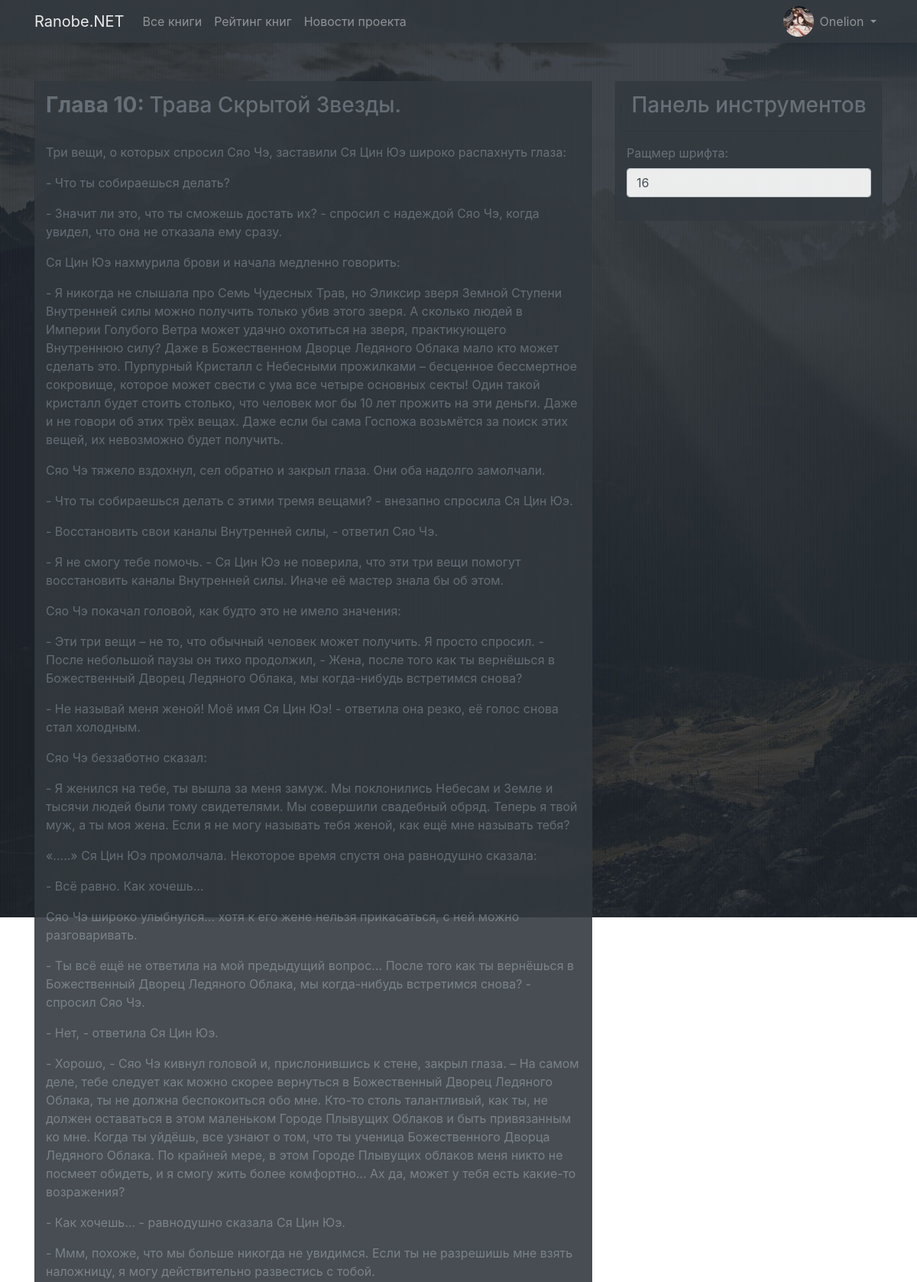
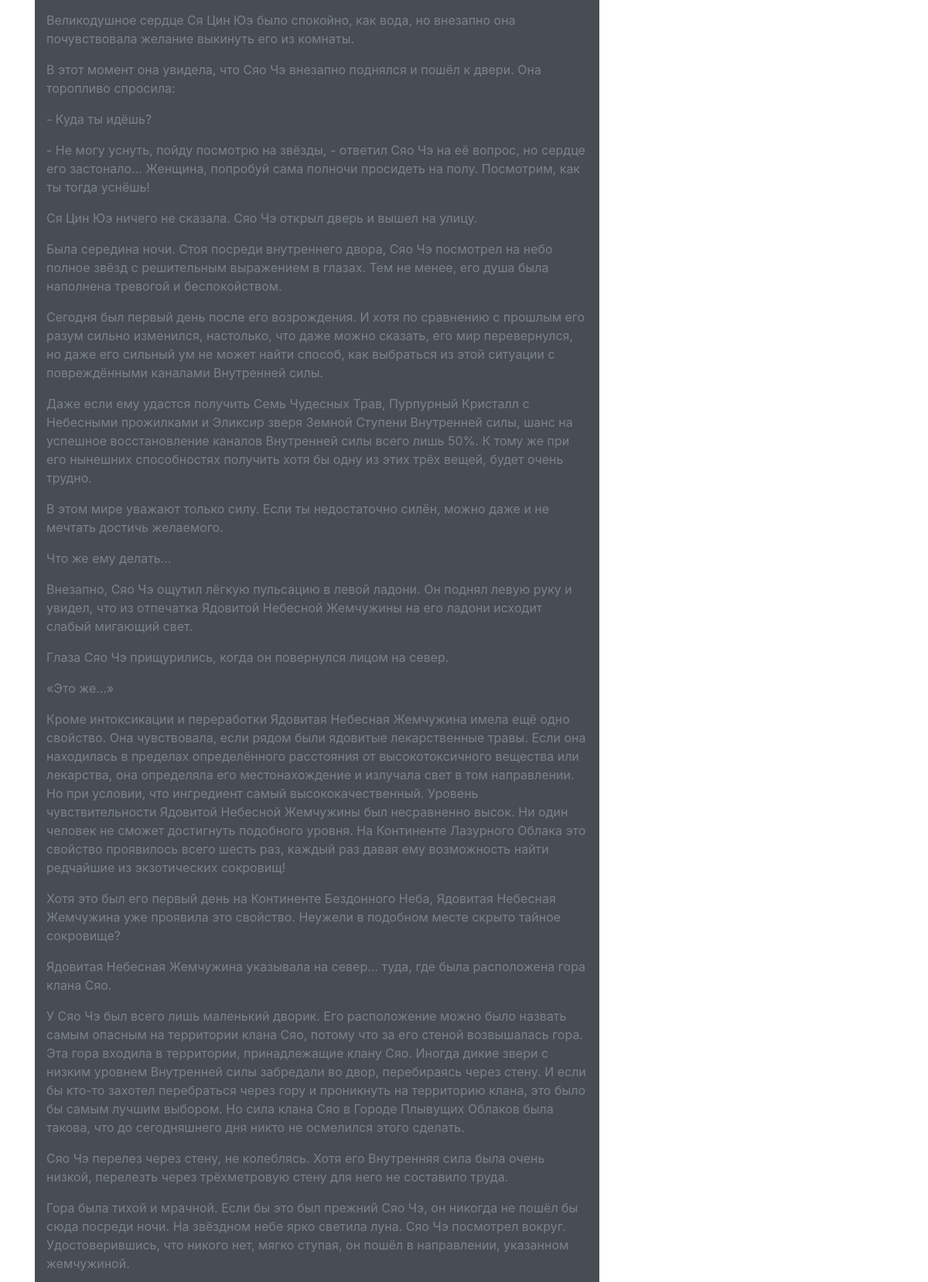
Page /catalog/book/1/chapter/12 (signed in, upper part) on the committed database (2 pictures, top to bottom).
### ranobe/apps/accounts/models.py (models this page shows, shortened)
class UserProfile(models.Model):
	user = models.OneToOneField(User, on_delete = models.CASCADE)
	avatar = models.ImageField(upload_to = 'images/users', verbose_name = 'Изображение', default = 'images/users/noavatar.png')
	balacne = models.IntegerField('Баланс', validators = [MinValueValidator(0)], default = 0)
	THEME_VARIANTS = (
		('l', 'Светлый'),
		('d', 'Темный'),
	)
	theme = models.CharField('Тема', max_length = 1, choices = THEME_VARIANTS, default = 'l', help_text = 'Тема страницы, для пользователья.')
	readed_books = models.ManyToManyField(Book, verbose_name = 'Книги, отмеченные как - "Прочитано"', blank = True)
	class Meta:
		verbose_name = 'Профиль'
		verbose_name_plural = 'Профили'

### ranobe/apps/catalog/models.py (models this page shows, shortened)
class Chapter(models.Model):
	book = models.ForeignKey("Book", on_delete = models.CASCADE)
	title = models.CharField('Навзание', max_length = 100)
	price = models.IntegerField('Цена', validators = [MinValueValidator(0)], default = 0)
	pub_date = models.DateTimeField('Дата публикации', auto_now_add = True)
	content = models.TextField('Содержание главы', default = 'Содержание главы...')
	number = models.IntegerField('Номер главы', validators = [MinValueValidator(1)], null = True, blank = True)
	pay_users = models.ManyToManyField(User, blank = True, help_text = 'Пользователи, что купили данную главу')
	AVAILABILITY_STATUS = (
		('f', 'Бесплатный'),
		('p', 'Платный'),
	)
	status = models.CharField('Статус', max_length = 1, choices = AVAILABILITY_STATUS, default = 'f', help_text = 'Статус главы')
	class Meta:
		verbose_name = 'Глава'
		verbose_name_plural = 'Главы'
	def get_absolute_url(self):
		return reverse('chapter-detail', args = [str(self.book.id), str(self.id)])

### ranobe/apps/catalog/views.py (the view)
# urls.py: url(r'^book/(?P<book_id>\d+)/chapter/(?P<chapter_id>\d+)$', views.chapter_detail, name = "chapter-detail"),
def chapter_detail(request, chapter_id, book_id):
	chapters = Chapter.objects.filter(book_id = book_id)
	comments = ChapterComment.objects.filter(chapter_id = chapter_id)
	chapter = 0
	index = 0
	for i in chapters:
		if str(i.id) == chapter_id:
			chapter = i
			break
		index += 1
	if index == 0:
		prev_chapter = False
	else:
		prev_chapter = chapters[index - 1]
	if index == len(chapters) - 1:
		next_chapter = False
	else:
		next_chapter = chapters[index + 1]
	tmp = 'light_template.html'
	if request.user.is_authenticated:
		readed_book_count = UserProfile.objects.get(user_id = request.user.id).readed_books.count()
		profile_theme = UserProfile.objects.get(user_id = request.user.id).theme
		if profile_theme == 'd':
			tmp = 'dark_template.html'
		else:
			tmp = 'light_template.html'
	return render(
		request,
		'catalog/chapter_detail.html',
		context = {
			'tmp'			: tmp,
			'chapter'		: chapter,
			'prev_chapter'	: prev_chapter,
			'next_chapter'	: next_chapter,
			'comments'		: comments,
		}
	)

### ranobe/apps/catalog/models.py (called while the page is built)
	def get_absolute_url(self):
		return reverse('book-detail', args = [str(self.id)])

### ranobe/templates/catalog/chapter_detail.html (shortened to what this page needs)
{% extends tmp %}
{% block content %}
	<div class="book-block">
		<h3 class="text-secondary"><b>Глава {{ chapter.number }}: </b>{{ chapter.title }}</h3><br>
		<div class="text-secondary">{{ chapter.content|linebreaks }}</div>
	</div>
{% endblock %}
{% block sidebar %}
	<aside>
		<h3 class="text-secondary">Панель инструментов</h3>
		<hr>
		<form>
			<div class="form-group">
				<label for="font-size" class="text-secondary">Ращмер шрифта:</label>
				<input type="number" id="font-size" class="form-control" value="16">
			</div>
		</form>
	</aside>
{% endblock %}

### ranobe/templates/dark_template.html (shortened to what this page needs)
<!DOCTYPE html>
<html lang="ru">
<head>
	<link rel="stylesheet" href="https://maxcdn.bootstrapcdn.com/bootstrap/4.3.1/css/bootstrap.min.css">
	{% load static %}
	<link rel="stylesheet" href="{% static 'css/dark_style.css' %}">
</head>
<body>
	{% block header_navigation %}
		<nav class="navbar navbar-expand-md bg-dark navbar-dark shadow-sm">
			<div class="container">
				<a class="navbar-brand" href="{% url 'main-page' %}">Ranobe.NET</a>
				<div class="collapse navbar-collapse" id="collapsivleNavbar">
					<ul class="navbar-nav mr-auto">
						<li class="nav-item">
							<a href="{% url 'books' %}" class="nav-link">Все книги</a>
						</li>
						<li class="nav-item">
							<a href="#" class="nav-link">Рейтинг книг</a>
						</li>
						<li class="nav-item">
							<a href="#" class="nav-link">Новости проекта</a>
						</li>
					</ul>
					<ul class="navbar-nav">
						{% if user.is_authenticated %}
							<li class="navbar-item">
								{% load static %}
								<img src='{{ user.userprofile.avatar.url}}' alt="user-avatar" width="40px" height="40px" style="border-radius: 50%">
							</li>
							<li class="nav-item dropdown">
								<a class="nav-link dropdown-toggle" href="#" id="navbardrop" data-toggle="dropdown">
									{{ user.get_username }}
								</a>
							</li>
						{% endif %}
					</ul>
				</div>
			</div>
		</nav>
	{% endblock %}
	{% block main_content %}
		<div class="container">
			<div class="main-content">
				<div class="row">
					<div class="col-md-8">
						<div class="content">
							{% block content %}content{% endblock %}
						</div>
					</div>
					<div class="col-md-4">
						{% block sidebar %}{% endblock %}
					</div>
				</div>
			</div>
		</div>
	{% endblock %}
</body>
</html>

### ranobe/static/css/dark_style.css (style rules this page uses)
html { position: relative; min-height: 100%; }
body { background-image: url(/media/images/background/bg.jpg); background-repeat: no-repeat; background-attachment: fixed; opacity: 0.9; }
.main-content { padding-top: 50px; min-height: 100%; padding-bottom: 300px; }
.book-block { background: #343a40; padding: 15px; margin-bottom: 15px; }
aside { background: #343a40; margin-bottom: 10px; padding: 15px; }
aside h3 { text-align: center; margin-bottom: 10px; }

### rows in the picture
Chapter: number "10", title "Трава Скрытой Звезды.", content "Три вещи, о которых спросил Сяо Чэ, заставили Ся Цин Юэ широко распахнуть глаза: - Что ты собираешься делать? - Значит ли это, что ты сможешь достать их? - спросил с надеждой Сяо Чэ, когда увидел, что она не отказала ему сразу. Ся Цин Юэ нахмурила брови и начала медленно говорить: - Я никогда не слышала про Семь Чудесных Трав, но Эликсир зверя Земной Ступени Внутренней силы можно получить только убив этого зверя. А сколько людей в Империи Голубого Ветра может удачно охотиться на зверя, практикующего Внутреннюю силу? Даже в Божественном Дворце Ледяного Облака мало кто может сделать это. Пурпурный Кристалл с Небесными прожилками – бесценное бессмертное сокровище, которое может свести с ума…"

### other values in the picture
{{ user.get_username }} "Onelion"
